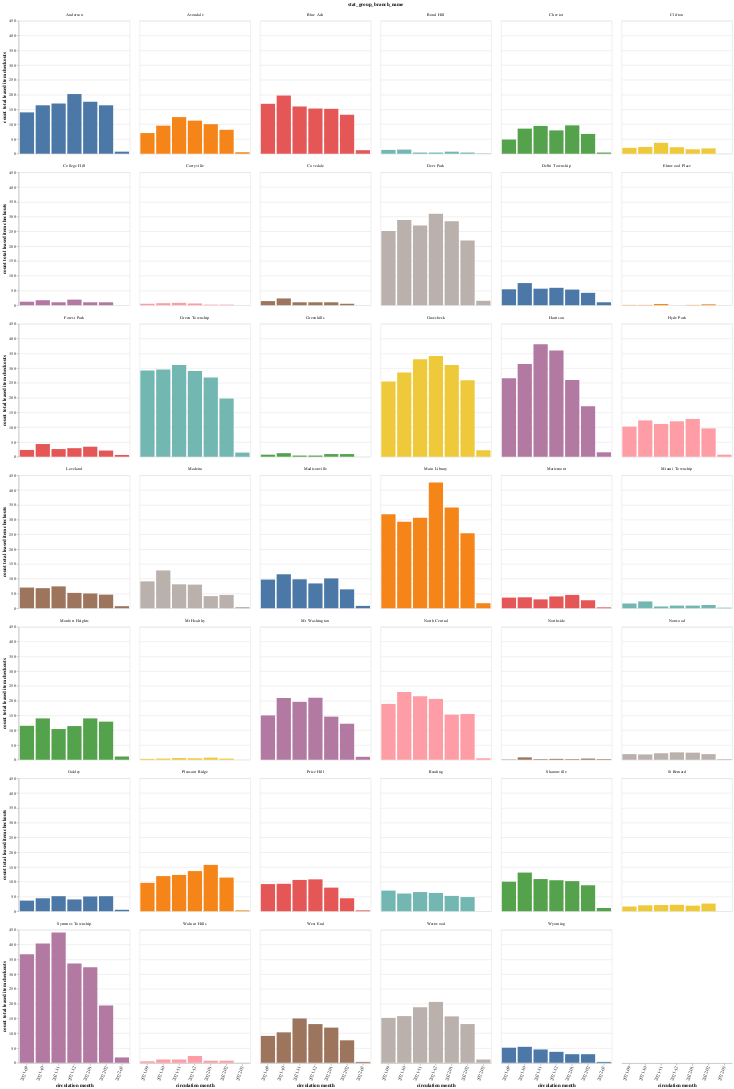

The notebook cell saved with this chart:
### Code cell
#@title
# color="#0090bd"
chart = alt.Chart(df).mark_bar().encode(
    # x='end_date:T',
    x=alt.X(
        'circ_month',
        axis=alt.Axis(title='circulation month', labelAngle=-70),
        # sort='-y'
    ),
    y=alt.Y(
        'count_checkouts:Q',
        title = 'count total leased item checkouts',
        # scale = alt.Scale(domain=[0,100]),
    ),
    color=alt.Color(
        'stat_group_branch_name',
        legend=None
    ),
    tooltip=['stat_group_branch_name', 'circ_month', 'count_checkouts']
).properties(
    title="",
    # .format(df.iloc[0]['branch_name']),
    width=250,
).facet(
    facet='stat_group_branch_name',
    columns=6
)

chart.display()

### Figure 1 — Vega-Lite specification as saved in the notebook (floating-point values rounded to 4 significant figures; data arrays with more than 128 entries replaced by an {"elided": "..."} marker saying what was removed)
{"config": {"view": {"continuousWidth": 400, "continuousHeight": 300}}, "data": {"name": "data-7035256206f9cc367c4ebc9a9e74c8e2"}, "facet": {"field": "stat_group_branch_name", "type": "nominal"}, "spec": {"mark": "bar", "encoding": {"color": {"field": "stat_group_branch_name", "legend": null, "type": "nominal"}, "tooltip": [{"field": "stat_group_branch_name", "type": "nominal"}, {"field": "circ_month", "type": "nominal"}, {"field": "count_checkouts", "type": "quantitative"}], "x": {"axis": {"labelAngle": -70, "title": "circulation month"}, "field": "circ_month", "type": "nominal"}, "y": {"field": "count_checkouts", "title": "count total leased item checkouts", "type": "quantitative"}}, "title": "", "width": 250}, "columns": 6, "$schema": "https://vega.github.io/schema/vega-lite/v4.17.0.json", "datasets": {"data-7035256206f9cc367c4ebc9a9e74c8e2": {"elided": "276 records"}}}
